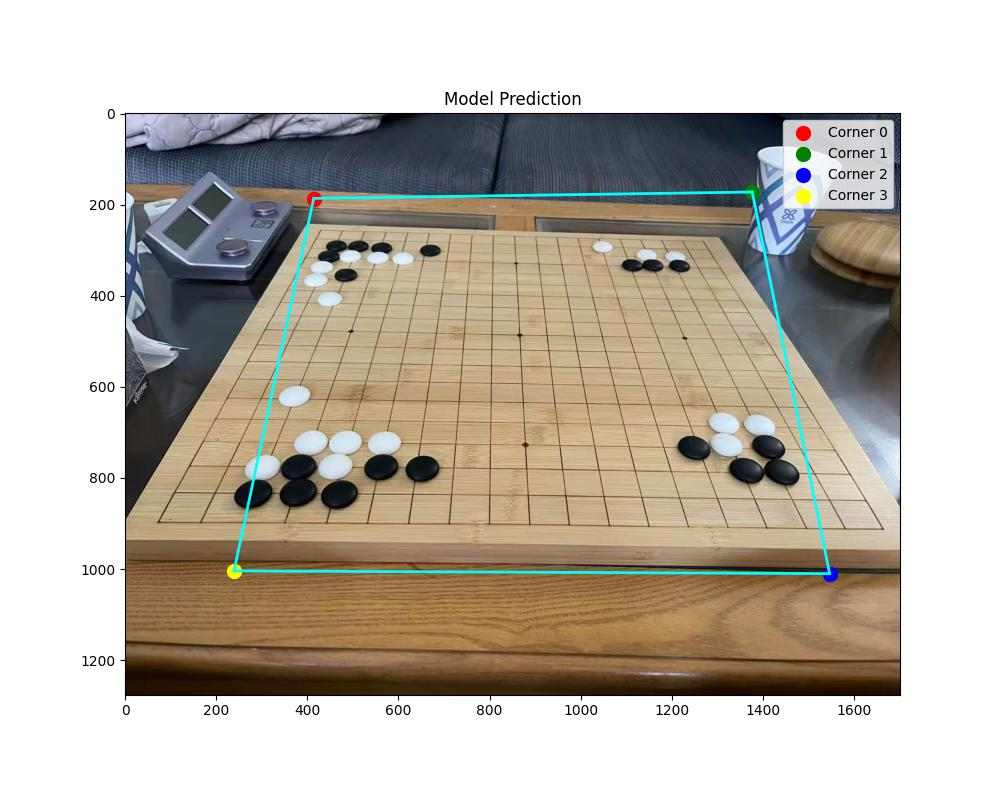
#> input picture AI_CornerDetect/data_check/pred_Board1.jpg, 1000 x 800 px
$ python ParallelLine-1.5.py --img ../AI_CornerDetect/data_check/pred_Board1.jpg
#> lines starting #> are read from the running program, lines starting #| are printed output that depends on the picture; after the words box and inside, x2 and y2 are one past the last pixel; in counts of white or black regions, pixels touching at a corner belong together
"""
围棋盘角点网格检测 v1.5 — Shi-Tomasi + 稳健网格拟合
==================================================
改进：
  1. 使用 Shi-Tomasi 角点检测 (cv2.goodFeaturesToTrack) 取代 Harris。
  2. 保持并强化了灰度预处理 (CLAHE 4.0)。
  3. 增加更多调试显示窗口，全过程灰度底图展示。
"""

import cv2
import numpy as np
import argparse
import os
from pathlib import Path
from scipy.spatial import KDTree

# ─────────────────────────────────────────────────────────────────────────────
# Step 1: Shi-Tomasi 角点检测
# ─────────────────────────────────────────────────────────────────────────────

def extract_shi_tomasi_corners(img_bgr, max_corners=2000, quality_level=0.005, min_distance=15):
    # 1. 基础灰度化
    gray = cv2.cvtColor(img_bgr, cv2.COLOR_BGR2GRAY)

    # 2. 增强对比度 (CLAHE) - 深度抠出微弱线
    clahe = cv2.createCLAHE(clipLimit=4.0, tileGridSize=(8,8))
    gray_eq = clahe.apply(gray)

    # 3. 轻微模糊
    gray_blur = cv2.GaussianBlur(gray_eq, (3,3), 0)

    # --- Step 1.a: 调试展示增强后的灰度图 ---
    dw = 1000
    gray_disp = cv2.resize(gray_blur, (dw, int(gray_blur.shape[0]*dw/gray_blur.shape[1])))
    cv2.imshow("Step 1.a: Super-Enhanced Grayscale (V1.5)", gray_disp)
    print("[*] 1.a 观察增强灰度图。右上角交点是否清晰可见？(按键继续)")
    cv2.waitKey(0)

    # 4. Shi-Tomasi 检测
    # qualityLevel 越低，捕获的弱点越多
    corners = cv2.goodFeaturesToTrack(gray_blur,
                                      maxCorners=max_corners,
                                      qualityLevel=quality_level,
                                      minDistance=min_distance)

    if corners is None:
        return np.array([]), gray_blur

    pts = corners.reshape(-1, 2)

    # 5. 亚像素细化 (还是在增强灰度图上做更好)
    criteria = (cv2.TERM_CRITERIA_EPS + cv2.TERM_CRITERIA_MAX_ITER, 100, 0.001)
    pts = cv2.cornerSubPix(gray_blur, pts, (5, 5), (-1, -1), criteria)

    print(f"[*] 1.b Shi-Tomasi 发现候选角点数: {len(pts)}")

    # --- Step 1.b: 展示所有角点叠加图 ---
    debug_img = cv2.cvtColor(gray_blur, cv2.COLOR_GRAY2BGR)
    for pt in pts:
        cv2.circle(debug_img, (int(pt[0]), int(pt[1])), 3, (0, 0, 255), -1)
    cv2.imshow("Step 1.b: Shi-Tomasi Candidates", cv2.resize(debug_img, (dw, int(dw*debug_img.shape[0]/debug_img.shape[1]))))
    print("      -> 观察右上角是否有红点覆盖？(按键继续)")
    cv2.waitKey(0)

    return pts, gray_blur

# ─────────────────────────────────────────────────────────────────────────────
# Step 2: 主方向估计
# ─────────────────────────────────────────────────────────────────────────────

def estimate_main_directions(img_gray):
    # 使用增强灰度图做边缘提取
    edges = cv2.Canny(img_gray, 30, 80)
    lines = cv2.HoughLines(edges, 1, np.pi/360, 150)

    # 准备可视化底图 (灰度转BGR)
    debug_img = cv2.cvtColor(img_gray, cv2.COLOR_GRAY2BGR)

    if lines is not None:
        for rho, theta in lines[:25, 0]: # 画前25条最强的线
            a, b = np.cos(theta), np.sin(theta)
            x0, y0 = a*rho, b*rho
            p1 = (int(x0 + 2000*(-b)), int(y0 + 2000*(a)))
            p2 = (int(x0 - 2000*(-b)), int(y0 - 2000*(a)))
            cv2.line(debug_img, p1, p2, (255, 0, 0), 1)

    angles = lines[:, 0, 1] if lines is not None else [0, np.pi/2]
    angles = angles % np.pi

    hist, bin_edges = np.histogram(angles, bins=360, range=(0, np.pi))
    a1_idx = np.argmax(hist)
    a1 = (bin_edges[a1_idx] + bin_edges[a1_idx+1]) / 2

    # 此处假设第二个方向在第一个方向 90 度附近
    a2 = (a1 + np.pi/2) % np.pi

    cv2.imshow("Step 2: Hough Lines & Directions", cv2.resize(debug_img, (1000, 1000*debug_img.shape[0]//debug_img.shape[1])))
    print(f"[*] 2. 估计主方向: {np.degrees(a1):.1f}°, {np.degrees(a2):.1f}° (按键继续)")
    cv2.waitKey(0)

    return a1, a2

# ─────────────────────────────────────────────────────────────────────────────
# Step 3: 网格拟合与 RANSAC
# ─────────────────────────────────────────────────────────────────────────────

def project_points(pts, angle):
    ca, sa = np.cos(angle), np.sin(angle)
    proj_parallel = pts[:,0]*ca + pts[:,1]*sa
    proj_normal   = pts[:,0]*(-sa) + pts[:,1]*ca
    return proj_parallel, proj_normal

def find_equidistant_inliers_1d(pos, n_iter=1200, tol_ratio=0.15, debug_label=""):
    n = len(pos)
    if n < 5: return np.ones(n, dtype=bool), 0, 0

    pos = np.sort(pos)
    best_mask = np.zeros(n, dtype=bool)
    best_count = 0
    best_d = 0
    best_orig = 0

    rng = np.random.default_rng()
    for _ in range(n_iter):
        i, j = rng.choice(n, 2, replace=False)
        gap = abs(pos[i] - pos[j])
        if gap < 5: continue

        for k in range(1, 19):
            d = gap / k
            if d < 12 or d > 120: continue

            orig = pos[i] % d
            shifted = (pos - orig) % d
            dist = np.minimum(shifted, d - shifted)
            mask = dist < (d * tol_ratio)
            count = mask.sum()

            if count > best_count:
                best_count, best_mask, best_d, best_orig = count, mask, d, orig

    print(f"    - [{debug_label}] 最佳间距 d={best_d:.2f}, 匹配点数={best_count}")
    return best_mask, best_d, best_orig

def grid_ransac(pts, a1, a2, tol_ratio=0.18):
    best_score = 0
    best_mask = np.zeros(len(pts), dtype=bool)
    best_params = None

    # a1, a2 是线的方向，我们需要向其垂线方向(投影轴)做等间距搜索
    for row_angle, col_angle in [(a1, a2), (a2, a1)]:
        # 投影轴
        _, row_proj = project_points(pts, row_angle + np.pi/2)
        _, col_proj = project_points(pts, col_angle + np.pi/2)

        row_mask, rd, r_orig = find_equidistant_inliers_1d(row_proj, debug_label="轴A", tol_ratio=tol_ratio)
        col_mask, cd, c_orig = find_equidistant_inliers_1d(col_proj, debug_label="轴B", tol_ratio=tol_ratio)

        combined = row_mask & col_mask
        score = combined.sum()

        if score > best_score:
            best_score, best_combined_mask = score, combined
            best_params = {'row_angle': row_angle, 'col_angle': col_angle, 'row_d': rd, 'row_orig': r_orig, 'col_d': cd, 'col_orig': c_orig}

    return best_combined_mask, best_params

# ─────────────────────────────────────────────────────────────────────────────
# Step 4: 可视化
# ─────────────────────────────────────────────────────────────────────────────

def visualize_final(img_gray, all_pts, inlier_mask, params):
    # 背景恒定使用增强灰度图
    out = cv2.cvtColor(img_gray, cv2.COLOR_GRAY2BGR)
    inliers = all_pts[inlier_mask]

    # 灰点背景
    for pt in all_pts: cv2.circle(out, (int(pt[0]), int(pt[1])), 2, (100, 100, 100), -1)
    # 绿点内点
    for pt in inliers: cv2.circle(out, (int(pt[0]), int(pt[1])), 4, (0, 255, 0), -1)

    if params and len(inliers) >= 4:
        # 重新分配格坐标找边界
        _, rp = project_points(inliers, params['row_angle'] + np.pi/2)
        _, cp = project_points(inliers, params['col_angle'] + np.pi/2)

        r_idx = np.round((rp - params['row_orig']) / params['row_d']).astype(int)
        c_idx = np.round((cp - params['col_orig']) / params['col_d']).astype(int)

        pts_dict = {(r_idx[i], c_idx[i]): inliers[i] for i in range(len(inliers))}
        rmin, rmax, cmin, cmax = r_idx.min(), r_idx.max(), c_idx.min(), c_idx.max()

        # 标记顶点
        corner_coords = [(rmin, cmin), (rmin, cmax), (rmax, cmax), (rmax, cmin)]
        box = []
        for rc in corner_coords:
            if rc in pts_dict: box.append(pts_dict[rc])
            else:
                dists = (r_idx - rc[0])**2 + (c_idx - rc[1])**2
                box.append(inliers[np.argmin(dists)])

        for i, pt in enumerate(box):
            cv2.circle(out, (int(pt[0]), int(pt[1])), 18, (0, 0, 255), 3)
            cv2.putText(out, f"V{i}", (int(pt[0])+15, int(pt[1])-15), cv2.FONT_HERSHEY_SIMPLEX, 1.0, (0, 0, 255), 2)
        for i in range(4):
            cv2.line(out, tuple(box[i].astype(int)), tuple(box[(i+1)%4].astype(int)), (0, 0, 255), 2)

    return out

def main():
    parser = argparse.ArgumentParser()
    parser.add_argument("--img", type=str, required=True)
    args = parser.parse_args()

    img = cv2.imread(args.img)
#> img is the input picture: shape (800, 1000, 3); mean B, G, R 170.8, 181.8, 189
    if img is None: return

    print("\n--- [V1.5 Shi-Tomasi 版本] 调试开始 ---")

    # 1. 采用 Shi-Tomasi 找点
    pts, enhanced_gray = extract_shi_tomasi_corners(img,
                                                   max_corners=2000,
                                                   quality_level=0.005) # 极低质量门槛以捕捉远端
#> in extract_shi_tomasi_corners, `corners = cv2.goodFeaturesToTrack(gray_blur, maxCorners=max_corners, q..`: corners = 906 rows, first 8: [455, 92], [854, 697], [672, 697], [763, 697], [216, 697], [581, 697], [490, 697], [307, 697]
#> in extract_shi_tomasi_corners, `pts = corners.reshape(-1, 2)`: pts = 906 pairs, first value 83 to 900, second value 92 to 714
#> in extract_shi_tomasi_corners, `pts = cv2.cornerSubPix(gray_blur, pts, (5, 5), (-1, -1), criteria)`: pts = 906 pairs, first value 85.15 to 900.8, second value 91.45 to 715.4
#| [*] 1.b Shi-Tomasi 发现候选角点数: 906
#> the loop in extract_shi_tomasi_corners, `for pt in pts:` made 906 passes
#> pt on passes 1 to 3: [455.5, 91.45], [854, 696], [672, 696]
#> after the loop in extract_shi_tomasi_corners, `for pt in pts:`:
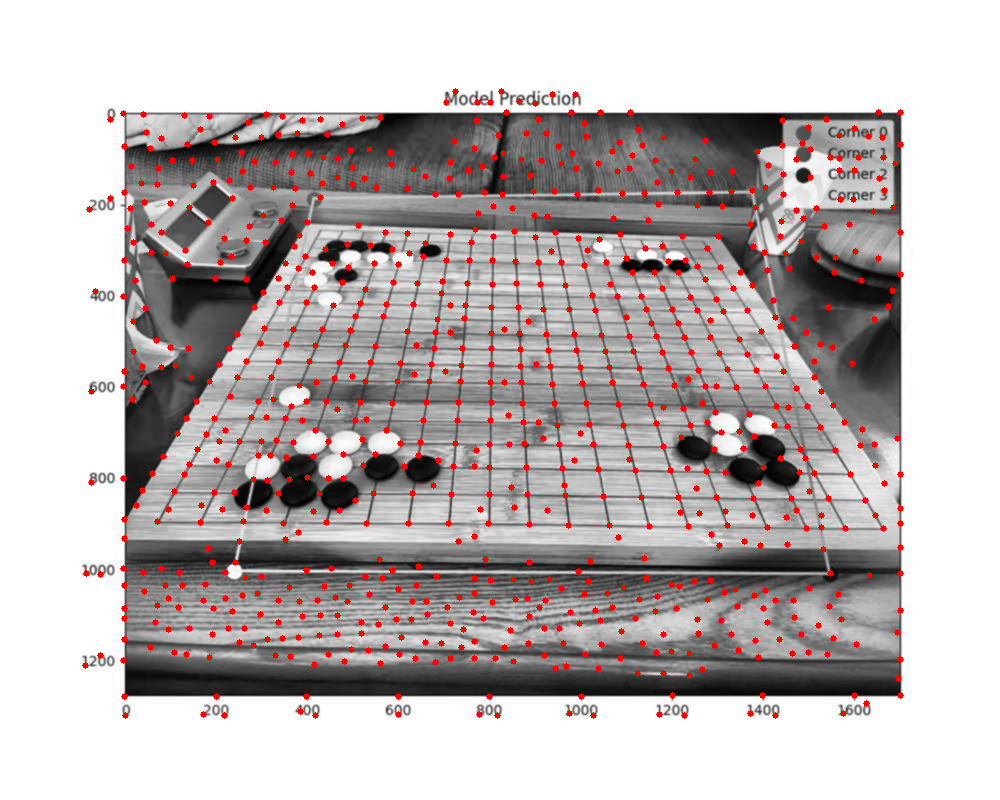
#> debug_img: shape (800, 1000, 3); mean B, G, R 180.1, 180.1, 188.5

    # 2. 估计方向 (传增强灰度图)
    a1, a2 = estimate_main_directions(enhanced_gray)
#> in estimate_main_directions, `edges = cv2.Canny(img_gray, 30, 80)`:
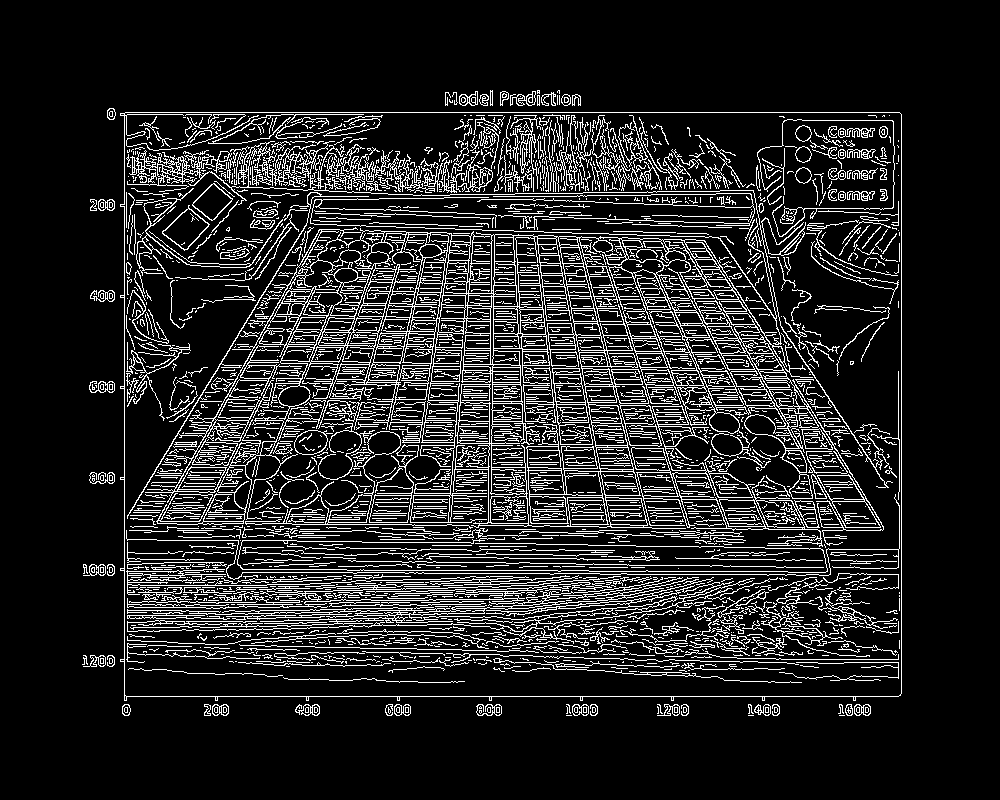
#> edges: shape (800, 1000); 13.8% white in thin lines or dots, all inside (x1, y1, x2, y2) = (82, 90, 902, 716)
#> the loop in estimate_main_directions, `for rho, theta in lines[:25, 0]:` made 25 passes
#> (rho, theta, a, b, x0, y0, p1, p2) on passes 1 to 6: (112, 1.57, -4.37e-08, 1, -4.9e-06, 112, (-2000, 111), (1999, 112)), (696, 1.57, -4.37e-08, 1, -3.04e-05, 696, (-2000, 695), (1999, 696)), (124, 0, 1, 0, 124, 0, (124, 2000), (124, -2000)), (901, 0, 1, 0, 901, 0, (901, 2000), (901, -2000)), (373, 1.59, -0.0175, 1, -6.51, 372.9, (-2006, 338), (1993, 407)), (392, 1.59, -0.0175, 1, -6.84, 391.9, (-2006, 357), (1992, 426))
#> after the loop in estimate_main_directions, `for rho, theta in lines[:25, 0]:`:
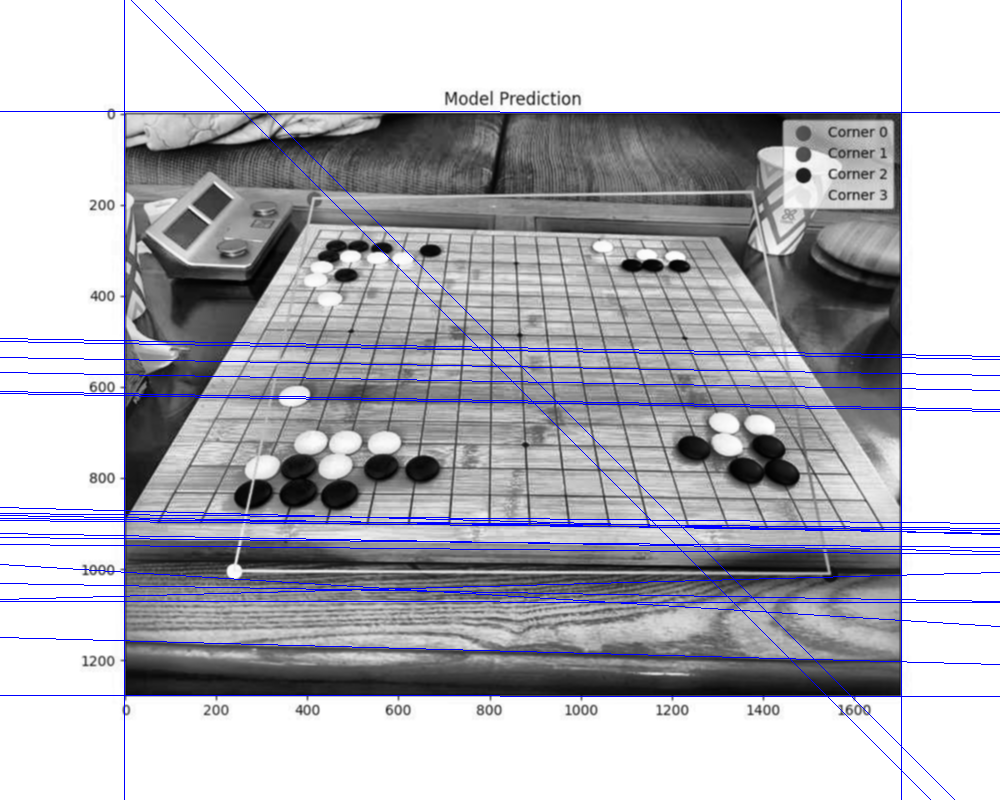
#> debug_img: shape (800, 1000, 3); mean B, G, R 186.9, 179.4, 179.4
#> in estimate_main_directions, `hist, bin_edges = np.histogram(angles, bins=360, range=(0, np.pi))`: hist = 360 values, max 212 at index 270, min 0 at index 27, mean 80.07; bin_edges = 361 values from 0 to 3.14
#> in estimate_main_directions, `a1_idx = np.argmax(hist)`: a1_idx = 270
#> in estimate_main_directions, `a1 = (bin_edges[a1_idx] + bin_edges[a1_idx+1]) / 2`: a1 = 2.36
#> in estimate_main_directions, `a2 = (a1 + np.pi/2) % np.pi`: a2 = 0.79
#| [*] 2. 估计主方向: 135.2°, 45.2° (按键继续)
#> a1 = 2.36; a2 = 0.79

    # 3. 网格拟合
    print("[*] 3. 执行两轴 RANSAC 拟合网格...")
    mask, params = grid_ransac(pts, a1, a2)
#> the loop in grid_ransac, `for row_angle, col_angle in [(a1, a2), (a2, a1)]:` made 2 passes
#> (row_angle, col_angle) on passes 1 to 2: (2.36, 0.79), (0.79, 2.36)
#> (printed output is left out)
#> after the loop in grid_ransac, `for row_angle, col_angle in [(a1, a2), (a2, a1)]:`: best_score = 177
#> params = {'row_angle': 0.79, 'col_angle': 2.36, 'row_d': 13.71, 'row_orig': 8.17, 'col_d': 20.67, 'col_orig': 5.8}

    # 4. 可视化
    res = visualize_final(enhanced_gray, pts, mask, params)
#> in visualize_final, `inliers = all_pts[inlier_mask]`: inliers = 177 pairs, first value 100.5 to 900.8, second value 91.52 to 714.6
#> the loop in visualize_final, `for pt in all_pts: cv2.circle(out, (int(pt[0]), int(pt[1])), 2, (100, ..` made 906 passes
#> after the loop in visualize_final, `for pt in all_pts: cv2.circle(out, (int(pt[0]), int(pt[1])), 2, (100, ..`:
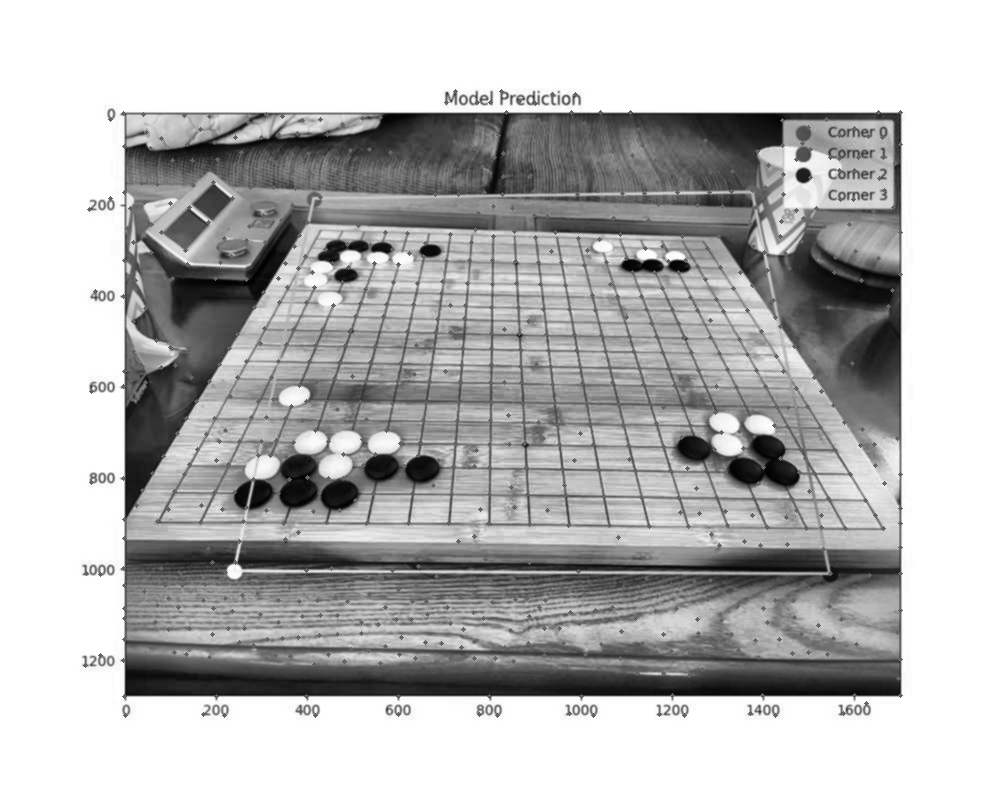
#> out: shape (800, 1000, 3); min 1, max 255, mean 184.1
#> the loop in visualize_final, `for pt in inliers: cv2.circle(out, (int(pt[0]), int(pt[1])), 4, (0, 25..` made 177 passes
#> pt on passes 1 to 3: [854, 696], [763, 696], [124, 478.1]
#> after the loop in visualize_final, `for pt in inliers: cv2.circle(out, (int(pt[0]), int(pt[1])), 4, (0, 25..`:
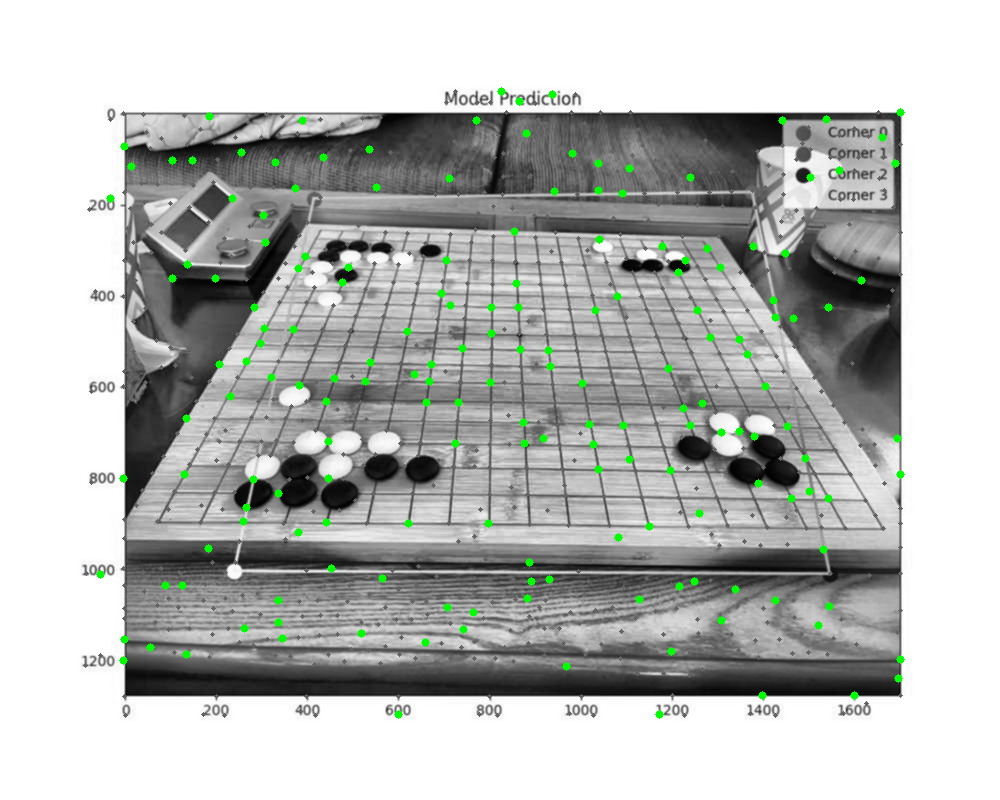
#> out: shape (800, 1000, 3); 1.08% of pixels changed, all inside (x1, y1, x2, y2) = (96, 87, 905, 719)
#> in visualize_final, `_, rp = project_points(inliers, params['row_angle'] + np.pi/2)`: rp = 177 values, max -191.7 at index 12, min -1113.7 at index 149, mean -632.3
#> in visualize_final, `_, cp = project_points(inliers, params['col_angle'] + np.pi/2)`: cp = 177 values, max 560.5 at index 4, min -376.9 at index 7, mean 85.42
#> in visualize_final, `r_idx = np.round((rp - params['row_orig']) / params['row_d']).astype(i..`: r_idx = 177 values, max -15 at index 12, min -82 at index 149, mean -46.74
#> in visualize_final, `c_idx = np.round((cp - params['col_orig']) / params['col_d']).astype(i..`: c_idx = 177 values, max 27 at index 4, min -19 at index 7, mean 3.87
#> in visualize_final, `pts_dict = {(r_idx[i], c_idx[i]): inliers[i] for i in range(len(inlier..`: pts_dict = 175 items
#> in visualize_final, `rmin, rmax, cmin, cmax = r_idx.min(), r_idx.max(), c_idx.min(), c_idx...`: rmin = -82; rmax = -15; cmin = -19; cmax = 27
#> in visualize_final, `corner_coords = [(rmin, cmin), (rmin, cmax), (rmax, cmax), (rmax, cmin)]`: corner_coords = [(-82, -19), (-82, 27), (-15, 27), (-15, -19)]
#> the loop in visualize_final, `for rc in corner_coords:` made 4 passes
#> after the loop in visualize_final, `for rc in corner_coords:`: box = [[659.2, 714.4], [900.3, 474.1], [501.5, 91.52], [110.8, 198.7]]
#> the loop in visualize_final, `for i, pt in enumerate(box):` made 4 passes

    dw = 1200
    display = cv2.resize(res, (dw, int(res.shape[0]*dw/res.shape[1])))
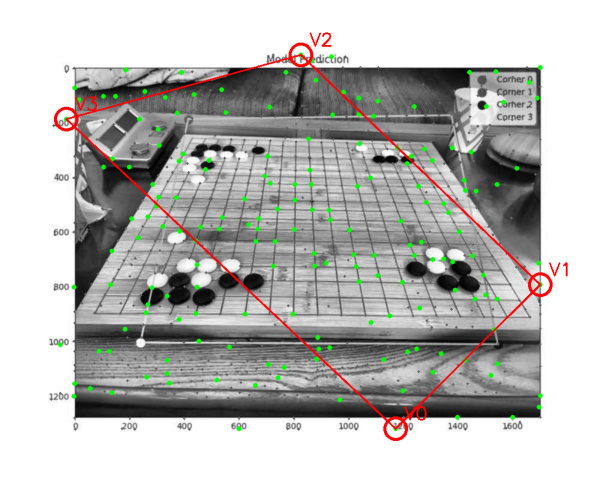
#> display: shape (960, 1200, 3) (shown at 1/2 size); mean B, G, R 180.7, 183.4, 183.8
    cv2.imshow("Final Result V1.5 (Shi-Tomasi on Gray)", display)
    cv2.waitKey(0)
    cv2.destroyAllWindows()

if __name__ == "__main__":
    main()
